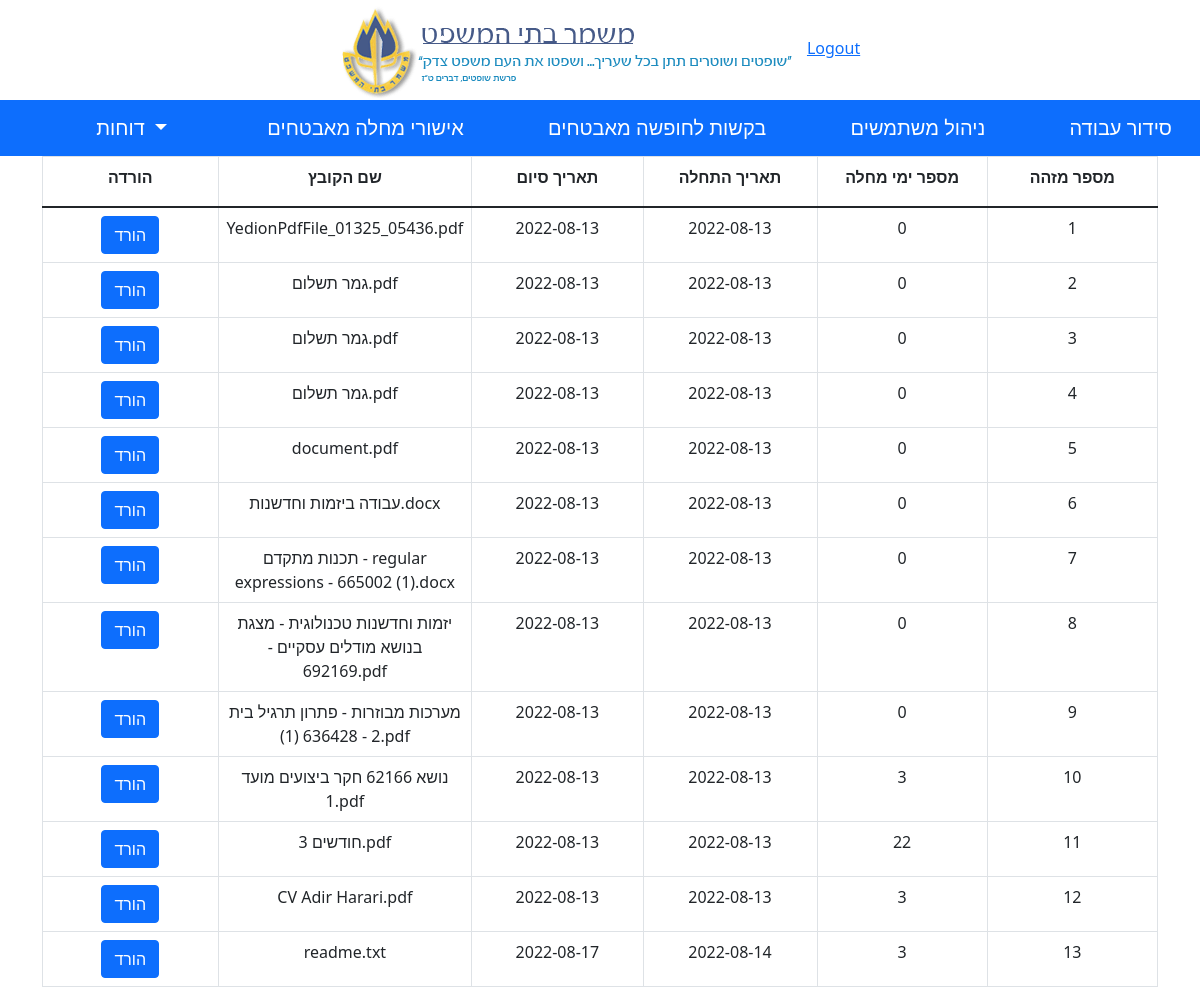
/downlaod.php (signed in), run on the app's committed database.
### tables this page shows
CREATE TABLE `pdf` (
  `id` int(11) NOT NULL,
  `file` varchar(300) NOT NULL,
  `user_id` varchar(100) NOT NULL,
  `num_days` int(11) NOT NULL,
  `start_date` date NOT NULL DEFAULT current_timestamp(),
  `end_date` date NOT NULL DEFAULT current_timestamp()
);

### downlaod.php (the view, shortened to what this page needs)
<?php
if (isset($_SESSION['worker_id']) && isset($_SESSION['id'])) {
 ?>
<!DOCTYPE html>
<html lang="en">
<html xmlns="http://www.w3.org/1999/xhtml">
<head>
<center><img src="mishpat.png" >
     <a href="logout.php">Logout</a>
<link rel="stylesheet" href="css/css.css" type="text/css"/>
  <link href="https://cdn.jsdelivr.net/npm/bootstrap@5.1.3/dist/css/bootstrap.min.css" rel="stylesheet">
</head>
<body >
<nav class="navbar navbar-expand-lg bg-primary navbar-dark sticky-top ">
  <div class="container-fluid ">
        <a class="nav-link dropdown-toggle navbar-brand ms-auto" href="#" id="navbarDropdownMenuLink" role="button" data-bs-toggle="dropdown" aria-expanded="false">
            דוחות
        </a>
	<a class="navbar-brand ms-auto " href="downlaod.php">אישורי מחלה מאבטחים</a>
	<a class="navbar-brand ms-auto " href="vactionTable.php">בקשות לחופשה מאבטחים</a>
	<a class="navbar-brand ms-auto " href="mange.php">ניהול משתמשים</a>
	<a class="navbar-brand ms-auto " href="admin-sidur.php">סידור עבודה</a>
  </div></nav>
<div class="container">
        <table class="table table-bordered text-center">
            <thread>
                <tr>
                    <th >הורדה</th>
                    <th>שם הקובץ</th>
                    <th>תאריך סיום</th>
                    <th>תאריך התחלה</th>
                    <th>מספר ימי מחלה</th>
                    <th>מספר מזהה</th>
                </tr>
            </thread>
            <tbody>
                <?php
                include "config.php";
                $stmt = $db->prepare("select * from pdf");
                $stmt->execute();
                while($row=$stmt->fetch()){
                ?>
                <tr>
                <td class-"text-center"><a href="pdf/<?php echo $row['file']?>" class="btn btn-primary"> הורד</a></td>
                <td><?php echo $row['file']  ?></td>
                <td><?php echo $row['end_date']  ?></td>
                <td><?php echo $row['start_date']  ?></td>
                <td><?php echo $row['num_days']  ?></td>
                <td><?php echo $row['id']  ?></td>
                <?php
                }
                ?>
            </tbody>
        </table>
    </div>
</body>
</html>
<?php
}else{
     header("Location: index.php");
     exit();
}
 ?>

### css/css.css (style rules this page uses)
body { background-color:white; color:black; }
th, td { height:50px; width:230px; border-style: solid; border-width: 1px; text-align:center; margin-top:110px; }

### data on the page
pdf: file "YedionPdfFile_01325_05436.pdf", end_date "2022-08-13", start_date "2022-08-13", num_days "0", id "1"
pdf: file "גמר תשלום.pdf", end_date "2022-08-13", start_date "2022-08-13", num_days "0", id "2"
pdf: file "גמר תשלום.pdf", end_date "2022-08-13", start_date "2022-08-13", num_days "0", id "3"
pdf: file "גמר תשלום.pdf", end_date "2022-08-13", start_date "2022-08-13", num_days "0", id "4"
pdf: file "document.pdf", end_date "2022-08-13", start_date "2022-08-13", num_days "0", id "5"
pdf: file "עבודה ביזמות וחדשנות.docx", end_date "2022-08-13", start_date "2022-08-13", num_days "0", id "6"
pdf: file "תכנות מתקדם - regular expressions - 665002 (1).docx", end_date "2022-08-13", start_date "2022-08-13", num_days "0", id "7"
pdf: file "יזמות וחדשנות טכנולוגית - מצגת בנושא מודלים עסקיים - 692169.pdf", end_date "2022-08-13", start_date "2022-08-13", num_days "0", id "8"
pdf: file "מערכות מבוזרות - פתרון תרגיל בית 2 - 636428 (1).pdf", end_date "2022-08-13", start_date "2022-08-13", num_days "0", id "9"
pdf: file "נושא 62166 חקר ביצועים מועד 1.pdf", end_date "2022-08-13", start_date "2022-08-13", num_days "3", id "10"
pdf: file "3 חודשים.pdf", end_date "2022-08-13", start_date "2022-08-13", num_days "22", id "11"
pdf: file "CV Adir Harari.pdf", end_date "2022-08-13", start_date "2022-08-13", num_days "3", id "12"
pdf: file "readme.txt", end_date "2022-08-17", start_date "2022-08-14", num_days "3", id "13"
